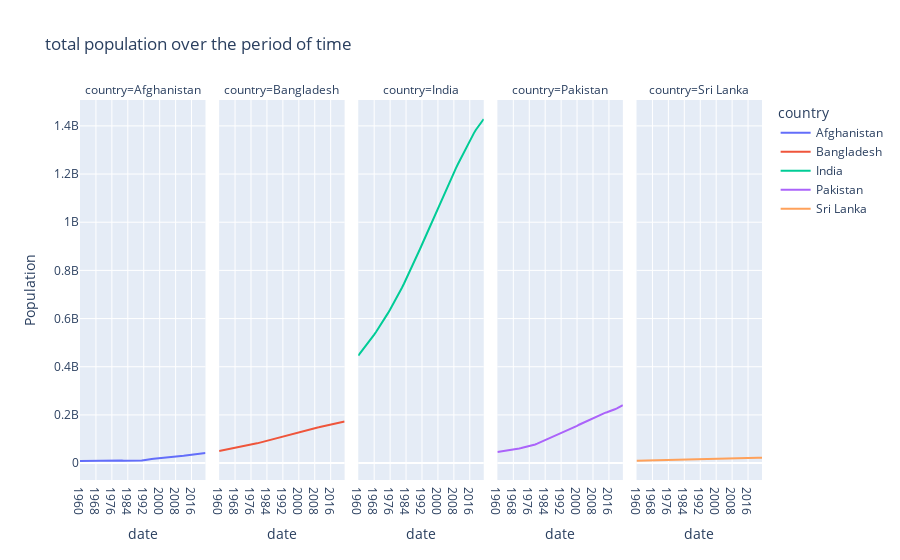

Here is the notebook cell this chart was saved with:
### Code cell
fig5 = px.line(country5,x='date',
               y='Population',
               color='country',
               facet_col='country',
               title='total population over the period of time')

fig5.show()
